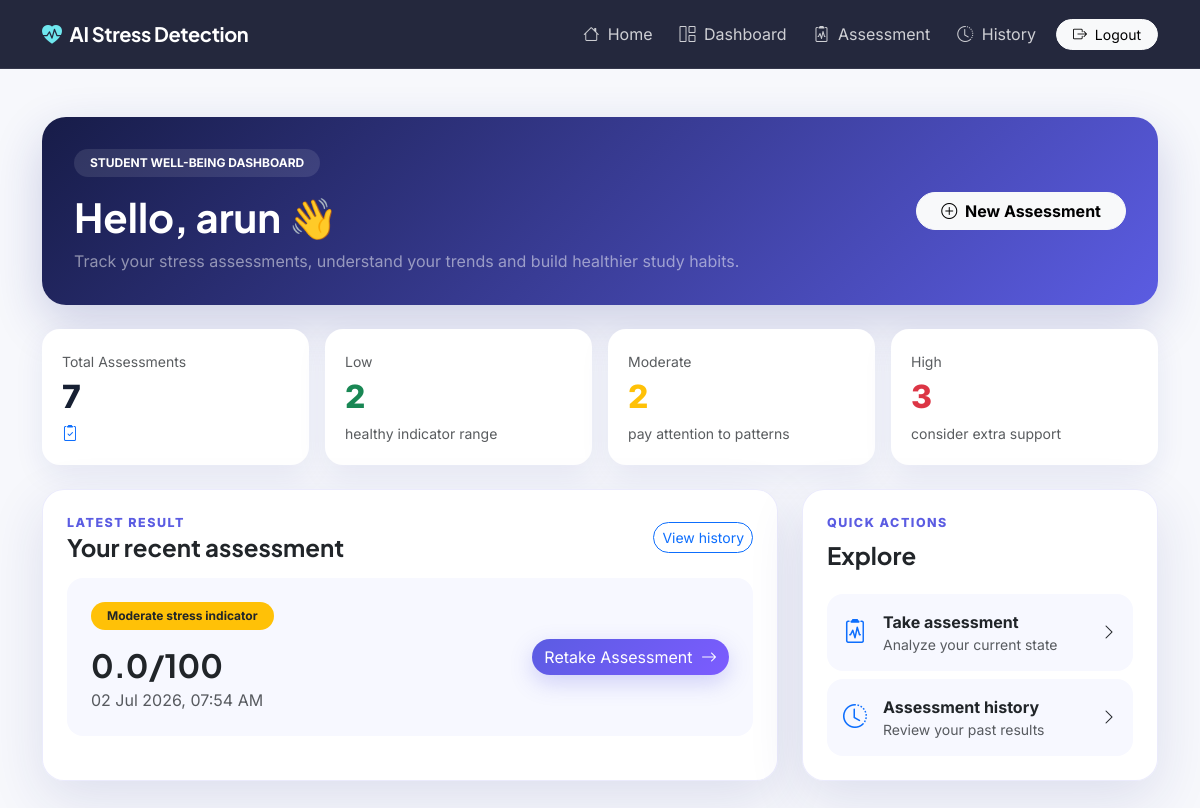
The app's page /dashboard/ (signed in) with its own data.
### stress_app/models.py (models this page shows, shortened)
class StressAssessment(models.Model):
    student = models.ForeignKey(StudentProfile, on_delete=models.CASCADE)
    study_hours = models.IntegerField()
    sleep_hours = models.IntegerField()
    academic_pressure = models.IntegerField()
    social_interaction = models.IntegerField()
    physical_activity = models.IntegerField()
    screen_time = models.IntegerField(default=0)
    deadline_pressure = models.IntegerField(default=0)
    mood_level = models.IntegerField(default=5)
    anxiety_level = models.IntegerField(default=0)
    concentration_difficulty = models.IntegerField(default=0)
    attendance_percentage = models.IntegerField(default=0)
    study_life_balance = models.IntegerField(default=5)
    emotional_support = models.IntegerField(default=5)
    fatigue_level = models.IntegerField(default=0)
    relaxation_time = models.IntegerField(default=0)
    stress_score = models.FloatField(default=0)
    result = models.CharField(max_length=20)
    created_at = models.DateTimeField(auto_now_add=True)

### stress_app/views.py (the view)
@login_required
def dashboard(request):
    assessments = StressAssessment.objects.filter(student__user=request.user)
    latest = assessments.order_by("-created_at").first()
    low = assessments.filter(result="Low").count()
    moderate = assessments.filter(result="Moderate").count()
    high = assessments.filter(result="High").count()
    return render(request, "dashboard.html", {"total": assessments.count(), "latest": latest, "low_count": low, "moderate_count": moderate, "high_count": high})

### templates/dashboard.html (shortened to what this page needs)
{% extends 'base.html' %}{% block title %}Student Dashboard{% endblock %}{% block content %}
<div class="container py-5"><div class="dashboard-hero mb-4"><div class="row align-items-center g-4"><div class="col-md-8"><span class="badge rounded-pill bg-white bg-opacity-10 mb-3 px-3 py-2">STUDENT WELL-BEING DASHBOARD</span><h1 class="fw-bold">Hello, {{ user.username }} 👋</h1><p class="mb-0 text-white-50">Track your stress assessments, understand your trends and build healthier study habits.</p></div><div class="col-md-4 text-md-end"><a href="{% url 'assessment' %}" class="btn btn-light rounded-pill px-4 fw-bold"><i class="bi bi-plus-circle me-1"></i> New Assessment</a></div></div></div>
<div class="row g-3 mb-4"><div class="col-6 col-lg-3"><div class="mini-stat"><small class="text-muted">Total Assessments</small><div class="num">{{ total }}</div><i class="bi bi-clipboard2-check text-primary"></i></div></div><div class="col-6 col-lg-3"><div class="mini-stat"><small class="text-muted">Low</small><div class="num text-success">{{ low_count }}</div><small class="text-muted">healthy indicator range</small></div></div><div class="col-6 col-lg-3"><div class="mini-stat"><small class="text-muted">Moderate</small><div class="num text-warning">{{ moderate_count }}</div><small class="text-muted">pay attention to patterns</small></div></div><div class="col-6 col-lg-3"><div class="mini-stat"><small class="text-muted">High</small><div class="num text-danger">{{ high_count }}</div><small class="text-muted">consider extra support</small></div></div></div>
<div class="row g-4"><div class="col-lg-8"><div class="card glass-card border-0 p-4 h-100"><div class="d-flex justify-content-between align-items-center mb-3"><div><div class="section-label">Latest result</div><h4 class="fw-bold mb-0">Your recent assessment</h4></div><a href="{% url 'history' %}" class="btn btn-sm btn-outline-primary rounded-pill">View history</a></div>{% if latest %}<div class="p-4 rounded-4" style="background:#f7f8ff"><div class="row align-items-center"><div class="col-sm-7"><span class="badge rounded-pill {% if latest.result == 'High' %}bg-danger{% elif latest.result == 'Moderate' %}bg-warning text-dark{% else %}bg-success{% endif %} px-3 py-2">{{ latest.result }} stress indicator</span><h2 class="fw-bold mt-3 mb-1">{{ latest.stress_score }}/100</h2><p class="text-muted mb-0">{{ latest.created_at|date:"d M Y, h:i A" }}</p></div><div class="col-sm-5 text-sm-end mt-3 mt-sm-0"><a href="{% url 'assessment' %}" class="btn btn-primary rounded-pill">Retake Assessment <i class="bi bi-arrow-right ms-1"></i></a></div></div></div>{% endif %}</div></div>
<div class="col-lg-4"><div class="card glass-card border-0 p-4 h-100"><div class="section-label mb-2">Quick actions</div><h4 class="fw-bold mb-4">Explore</h4><a href="{% url 'assessment' %}" class="d-flex align-items-center gap-3 p-3 rounded-4 mb-2" style="background:#f7f8ff;color:inherit"><i class="bi bi-clipboard2-pulse fs-4 text-primary"></i><span><strong>Take assessment</strong><small class="d-block text-muted">Analyze your current state</small></span><i class="bi bi-chevron-right ms-auto"></i></a><a href="{% url 'history' %}" class="d-flex align-items-center gap-3 p-3 rounded-4" style="background:#f7f8ff;color:inherit"><i class="bi bi-clock-history fs-4 text-primary"></i><span><strong>Assessment history</strong><small class="d-block text-muted">Review your past results</small></span><i class="bi bi-chevron-right ms-auto"></i></a></div></div></div>
</div>{% endblock %}

### static/css/style.css (style rules this page uses)
:root { --primary:#5b5ce2;--primary2:#7c5cff;--cyan:#20c9d9;--ink:#172033;--muted:#6b7280;--surface:#ffffff;--soft:#f5f7ff;--border:rgba(91,92,226,.12);--shadow:0 18px 55px rgba(31,38,135,.12) }
* { box-sizing:border-box }
body { font-family:'Inter',sans-serif;color:var(--ink);background:#f7f8fc;min-height:100vh }
h1,h2,h3,h4,h5,.navbar-brand { font-family:'Plus Jakarta Sans',sans-serif }
a { text-decoration:none }
body::before { display:none }
.btn-primary { background:linear-gradient(135deg,var(--primary),var(--primary2));border:0;box-shadow:0 8px 22px rgba(91,92,226,.25) }
.section-label { color:var(--primary);font-size:.78rem;font-weight:800;text-transform:uppercase;letter-spacing:1.5px }
.stat-card,.feature-card,.glass-card,.form-card,.result-card { border:1px solid var(--border)!important;border-radius:22px!important;background:rgba(255,255,255,.94);box-shadow:var(--shadow)!important }
.dashboard-hero { background:linear-gradient(135deg,#171c48,#5b5ce2);border-radius:24px;color:#fff;padding:32px;box-shadow:0 18px 50px rgba(31,38,135,.2) }
.mini-stat { border:0;border-radius:18px;padding:20px;background:#fff;box-shadow:0 10px 30px rgba(31,38,135,.08) }
.mini-stat .num { font-size:2rem;font-weight:800 }

### records on screen
StressAssessment: result "Moderate", stress_score "0.0", created_at "02 Jul 2026, 07:54 AM"

### other values on screen
{{ user.username }} "arun"
{{ total }} "7"
{{ low_count }} "2"
{{ moderate_count }} "2"
{{ high_count }} "3"
